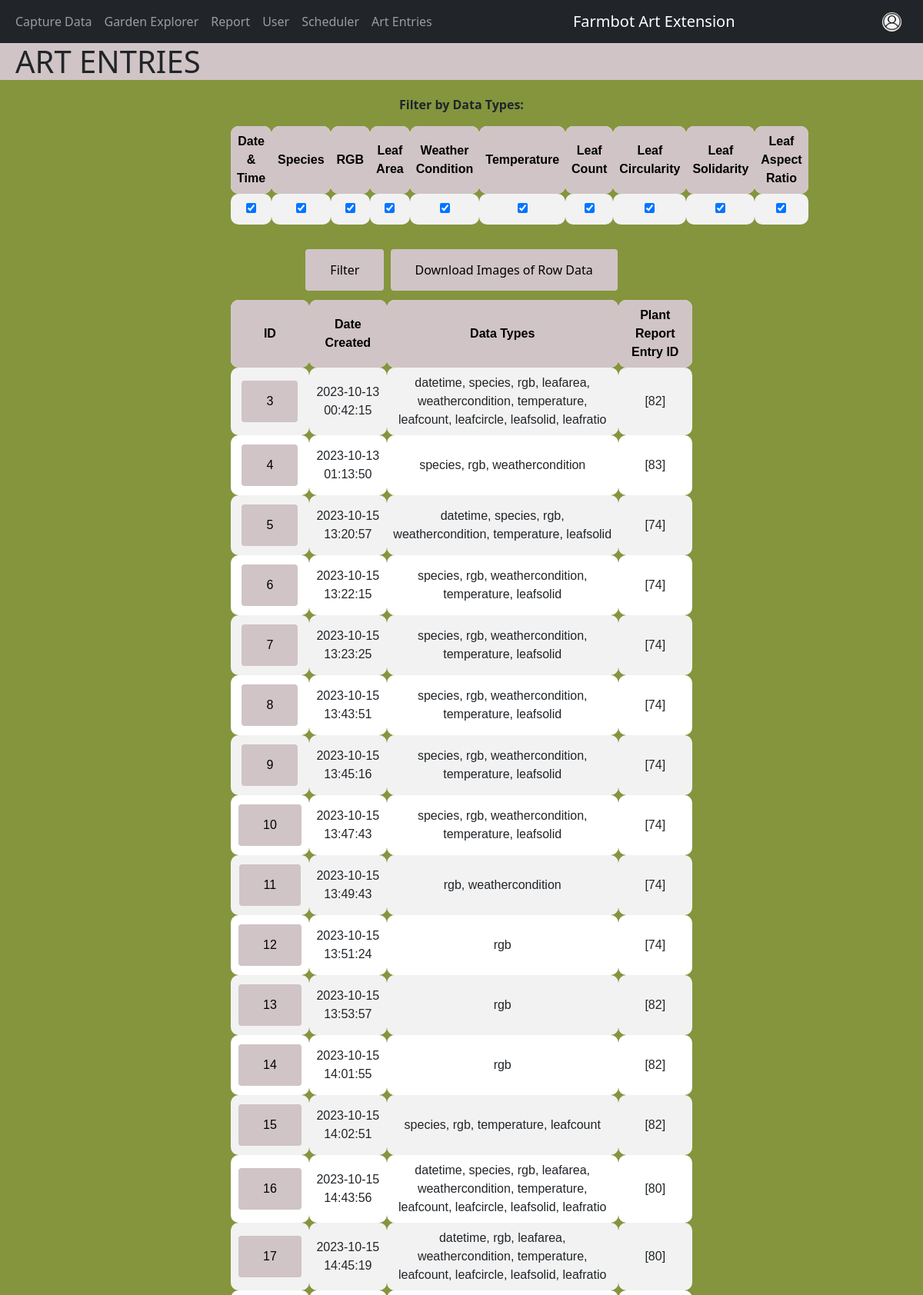
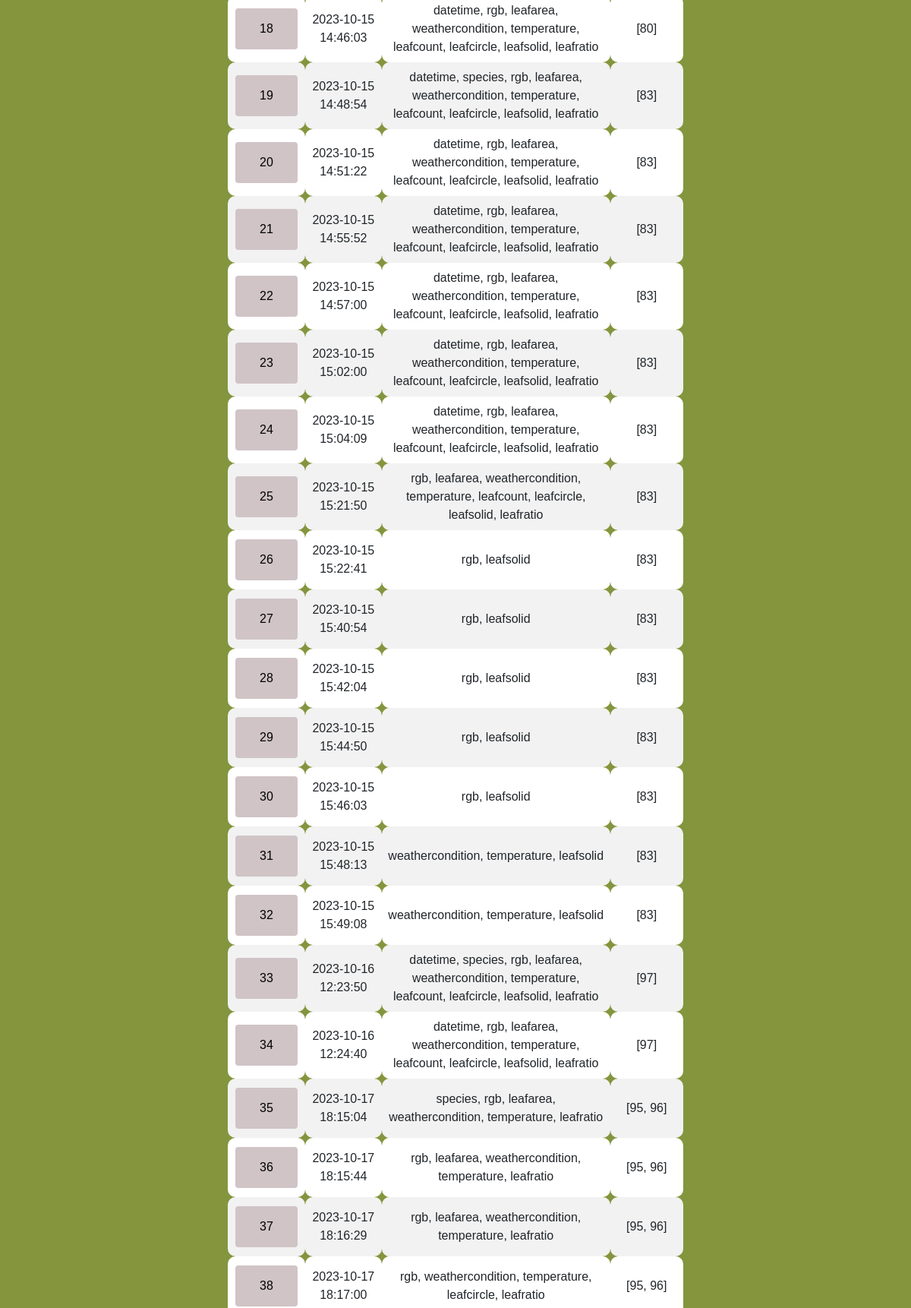
/art-entries (upper part), run on the app's committed database (2 pictures, top to bottom).
### tables this page shows
CREATE TABLE aiArt (
        artID INTEGER PRIMARY KEY AUTOINCREMENT,
        artPrompt TEXT,
        artFilePath TEXT,
        artDate datetime,
				artDataTypes TEXT
, artPosPrompt TEXT, artNegPrompt TEXT, seed BIGINT);

### app.py (the view, shortened to what this page needs)
@app.route("/art-entries", methods=["GET", "POST"])
def artEntries():
    entries = database.get_all("aiArt")
    pEntries = [] # pEntries is the plant report entry id (the row id of Report)
    for entry in entries:
        entryRow = database.get_art_entry_row_data(entry[0])
        t = []
        for e in entryRow:
          t.append(e[1])
        pEntries.append(t)
    return render_template(
        "art-entries.html",
        title="Art Entries",
        entries=entries,
        pEntries=pEntries,
        initial_view = 1
    )

### database_interface.py (called while the page is built)
    def get_all(self, table):
        connection = sqlite3.connect("database.db")
        cursor = connection.cursor()
        sql = "SELECT * FROM " + table
        cursor.execute(sql)
        data = cursor.fetchall()
        connection.close()
        if data is not None:
            return data
        return False

    def get_art_entry_row_data(self, artID):
        connection = sqlite3.connect("database.db")
        cursor = connection.cursor()
        sql = "SELECT * FROM aiart_to_entry ate, plantEntries pe WHERE pe.entryID = ate.entryID AND artID = ?"
        cursor.execute(sql, (artID,))
        data = cursor.fetchall()
        connection.close()
        return data

### templates/art-entries.html (shortened to what this page needs)
{% extends 'layout.html' %} {% block content %}
<head>
  <link rel="stylesheet" href="https://cdnjs.cloudflare.com/ajax/libs/toastr.js/latest/toastr.min.css" />
</head>
<body>
  <div class="menu text-left">
    <h1>ART ENTRIES</h1>
  </div>
  <main>
    {% if view_art %}
    <form class="row gx-3 gy-2 align-items-center" name="form1" method="post">
      <table>
        <tr>
          <th>ID</th>
          <th>Date Created</th>
          <th>Full Prompt</th>
          <th>Positive Prompt</th>
          <th>Negative Prompt</th>
          <th>Data Types</th>
          <th>Plant Report Entry ID</th>
          <th>Image seed</th>
          <th>Image</th>
        </tr>
        <tr>
          <td>{{ view_art }}</td>
          <td>{{ entries[3] }}</td>
          <td>{{ entries[1] }}</td>
          <td>{{ entries[5] }}</td>
          <td>{{ entries[6] }}</td>
          <td>{{ entries[4] }}</td>
          <td>{{ pEntries }}</td>
          <td>{{ entries[7] }}</td>
          <td><img src="{{ entries[2] }}"></td>
        </tr>
      </table>
      {% else %}
      <div id="center-text">
        <strong>
          <p>
            Filter by Data Types:
          </p>
        </strong>
      </div>
      <form class="row gx-3 gy-2 align-items-center" name="arts" method="POST">
        <table id="data_options">
          <tr>
            <th>Date & Time</th>
            <th>Species</th>
            <th>RGB</th>
            <th>Leaf Area</th>
            <th>Weather Condition</th>
            <th>Temperature</th>
            <th>Leaf Count</th>
            <th>Leaf Circularity</th>
            <th>Leaf Solidarity</th>
            <th>Leaf Aspect Ratio</th>
          </tr>
          <tr>
            <td><input type="checkbox" {% if not selectedtypes or "datetime" in selectedtypes %}checked{% endif %}
                name="selectedTypes[]" value="datetime"></td>
            <td><input type="checkbox" {% if not selectedtypes or "species" in selectedtypes %}checked{% endif %}
                name="selectedTypes[]" value="species"></td>
            <td><input type="checkbox" {% if not selectedtypes or "rgb" in selectedtypes %}checked{% endif %}
                name="selectedTypes[]" value="rgb"></td>
            <td><input type="checkbox" {% if not selectedtypes or "leafarea" in selectedtypes %}checked{% endif %}
                name="selectedTypes[]" value="leafarea"></td>
            <td><input type="checkbox" {% if not selectedtypes or "weathercondition" in selectedtypes %}checked{% endif
                %} name="selectedTypes[]" value="weathercondition"></td>
            <td><input type="checkbox" {% if not selectedtypes or "temperature" in selectedtypes %}checked{% endif %}
                name="selectedTypes[]" value="temperature"></td>
            <td><input type="checkbox" {% if not selectedtypes or "leafcount" in selectedtypes %}checked{% endif %}
                name="selectedTypes[]" value="leafcount"></td>
            <td><input type="checkbox" {% if not selectedtypes or "leafcircle" in selectedtypes %}checked{% endif %}
                name="selectedTypes[]" value="leafcircle"></td>
            <td><input type="checkbox" {% if not selectedtypes or "leafsolid" in selectedtypes %}checked{% endif %}
                name="selectedTypes[]" value="leafsolid"></td>
            <td><input type="checkbox" {% if not selectedtypes or "leafratio" in selectedtypes %}checked{% endif %}
                name="selectedTypes[]" value="leafratio"></td>
          </tr>
        </table>
        <div style="text-align: center;">
          <button type="submit" class="btn btn-primary" name="filter">
            Filter
          </button>
          <button type="submit" class="btn btn-primary" name="download">
            Download Images of Row Data
          </button>
        </div>
        <table>
          <tr>
            <th>ID</th>
            <th>Date Created</th>
            <th>Data Types</th>
            <th>Plant Report Entry ID</th>
          </tr>
          {% set i = namespace(value=0) %} {% for entry in entries %}
          <tr>
            <td>
              <form class="col-auto text-center" method="post">
                <button name="art_id" value="{{entry[0]}}" type="submit" class="btn btn-primary">
                  {{ entry[0] }}
                </button>
              </form>
            </td>
            <td>{{ entry[3] }}</td>
            <td>{{ entry[4] }}</td>
            <td>{{ pEntries[i.value] }}</td>
          </tr>
          {% set i.value = i.value + 1 %} {% endfor %}
        </table>
      </form>
      {% endif %}
  </main>
</body>
{% endblock content %}

### static/custom-style.css (style rules this page uses)
main { margin: auto; margin-top: 20px; }
body { background: #84953E; height: 100vh; justify-content: center; align-items: center; }

### templates/art-entries.html (style rules this page uses)
.menu { background: #d0c4c6; width: 100%; height: auto; padding-left: 20px; }
table { font-family: Arial, Helvetica, sans-serif; border-collapse: collapse; margin-left: auto; margin-right: auto; width: 80%; margin-bottom: 20px; }
th { background-color: #d0c4c6; color: black; }
td, th { height: auto; width: auto; text-align: center; padding: 8px; border-radius: 10px; }
tr:nth-child(even) { background-color: #f2f2f2; }
tr:nth-child(odd) { background-color: #ffffff; }
.row { margin-left: auto; margin-right: auto; width: 50%; margin-bottom: 20px; align-self: center; justify-self: auto; display: inline-flexbox; }
.btn-primary { background-color: #d0c4c6; border: none; padding: 15px 32px; text-align: center; color: black; text-decoration: none; display: inline-block; font-size: 16px; margin: 4px 2px; cursor: pointer; }
#center-text { text-align: center; }

### data on the page
aiArt: artID "3", artDate "2023-10-13 00:42:15", artDataTypes "datetime, species, rgb, leafarea, weathercondition, temperature, leafcount, leafcircle, leafsolid, leafratio", pEntries "[82]"
aiArt: artID "4", artDate "2023-10-13 01:13:50", artDataTypes "species, rgb, weathercondition", pEntries "[83]"
aiArt: artID "5", artDate "2023-10-15 13:20:57", artDataTypes "datetime, species, rgb, weathercondition, temperature, leafsolid", pEntries "[74]"
aiArt: artID "6", artDate "2023-10-15 13:22:15", artDataTypes "species, rgb, weathercondition, temperature, leafsolid", pEntries "[74]"
aiArt: artID "7", artDate "2023-10-15 13:23:25", artDataTypes "species, rgb, weathercondition, temperature, leafsolid", pEntries "[74]"
aiArt: artID "8", artDate "2023-10-15 13:43:51", artDataTypes "species, rgb, weathercondition, temperature, leafsolid", pEntries "[74]"
aiArt: artID "9", artDate "2023-10-15 13:45:16", artDataTypes "species, rgb, weathercondition, temperature, leafsolid", pEntries "[74]"
aiArt: artID "10", artDate "2023-10-15 13:47:43", artDataTypes "species, rgb, weathercondition, temperature, leafsolid", pEntries "[74]"
aiArt: artID "11", artDate "2023-10-15 13:49:43", artDataTypes "rgb, weathercondition", pEntries "[74]"
aiArt: artID "12", artDate "2023-10-15 13:51:24", artDataTypes "rgb", pEntries "[74]"
aiArt: artID "13", artDate "2023-10-15 13:53:57", artDataTypes "rgb", pEntries "[82]"
aiArt: artID "14", artDate "2023-10-15 14:01:55", artDataTypes "rgb", pEntries "[82]"
aiArt: artID "15", artDate "2023-10-15 14:02:51", artDataTypes "species, rgb, temperature, leafcount", pEntries "[82]"
aiArt: artID "16", artDate "2023-10-15 14:43:56", artDataTypes "datetime, species, rgb, leafarea, weathercondition, temperature, leafcount, leafcircle, leafsolid, leafratio", pEntries "[80]"
aiArt: artID "17", artDate "2023-10-15 14:45:19", artDataTypes "datetime, rgb, leafarea, weathercondition, temperature, leafcount, leafcircle, leafsolid, leafratio", pEntries "[80]"
aiArt: artID "18", artDate "2023-10-15 14:46:03", artDataTypes "datetime, rgb, leafarea, weathercondition, temperature, leafcount, leafcircle, leafsolid, leafratio", pEntries "[80]"
aiArt: artID "19", artDate "2023-10-15 14:48:54", artDataTypes "datetime, species, rgb, leafarea, weathercondition, temperature, leafcount, leafcircle, leafsolid, leafratio", pEntries "[83]"
aiArt: artID "20", artDate "2023-10-15 14:51:22", artDataTypes "datetime, rgb, leafarea, weathercondition, temperature, leafcount, leafcircle, leafsolid, leafratio", pEntries "[83]"
aiArt: artID "21", artDate "2023-10-15 14:55:52", artDataTypes "datetime, rgb, leafarea, weathercondition, temperature, leafcount, leafcircle, leafsolid, leafratio", pEntries "[83]"
aiArt: artID "22", artDate "2023-10-15 14:57:00", artDataTypes "datetime, rgb, leafarea, weathercondition, temperature, leafcount, leafcircle, leafsolid, leafratio", pEntries "[83]"
aiArt: artID "23", artDate "2023-10-15 15:02:00", artDataTypes "datetime, rgb, leafarea, weathercondition, temperature, leafcount, leafcircle, leafsolid, leafratio", pEntries "[83]"
aiArt: artID "24", artDate "2023-10-15 15:04:09", artDataTypes "datetime, rgb, leafarea, weathercondition, temperature, leafcount, leafcircle, leafsolid, leafratio", pEntries "[83]"
aiArt: artID "25", artDate "2023-10-15 15:21:50", artDataTypes "rgb, leafarea, weathercondition, temperature, leafcount, leafcircle, leafsolid, leafratio", pEntries "[83]"
aiArt: artID "26", artDate "2023-10-15 15:22:41", artDataTypes "rgb, leafsolid", pEntries "[83]"
aiArt: artID "27", artDate "2023-10-15 15:40:54", artDataTypes "rgb, leafsolid", pEntries "[83]"
aiArt: artID "28", artDate "2023-10-15 15:42:04", artDataTypes "rgb, leafsolid", pEntries "[83]"
aiArt: artID "29", artDate "2023-10-15 15:44:50", artDataTypes "rgb, leafsolid", pEntries "[83]"
aiArt: artID "30", artDate "2023-10-15 15:46:03", artDataTypes "rgb, leafsolid", pEntries "[83]"
aiArt: artID "31", artDate "2023-10-15 15:48:13", artDataTypes "weathercondition, temperature, leafsolid", pEntries "[83]"
aiArt: artID "32", artDate "2023-10-15 15:49:08", artDataTypes "weathercondition, temperature, leafsolid", pEntries "[83]"
aiArt: artID "33", artDate "2023-10-16 12:23:50", artDataTypes "datetime, species, rgb, leafarea, weathercondition, temperature, leafcount, leafcircle, leafsolid, leafratio", pEntries "[97]"
aiArt: artID "34", artDate "2023-10-16 12:24:40", artDataTypes "datetime, rgb, leafarea, weathercondition, temperature, leafcount, leafcircle, leafsolid, leafratio", pEntries "[97]"
aiArt: artID "35", artDate "2023-10-17 18:15:04", artDataTypes "species, rgb, leafarea, weathercondition, temperature, leafratio", pEntries "[95, 96]"
aiArt: artID "36", artDate "2023-10-17 18:15:44", artDataTypes "rgb, leafarea, weathercondition, temperature, leafratio", pEntries "[95, 96]"
aiArt: artID "37", artDate "2023-10-17 18:16:29", artDataTypes "rgb, leafarea, weathercondition, temperature, leafratio", pEntries "[95, 96]"
aiArt: artID "38", artDate "2023-10-17 18:17:00", artDataTypes "rgb, weathercondition, temperature, leafcircle, leafratio", pEntries "[95, 96]"
